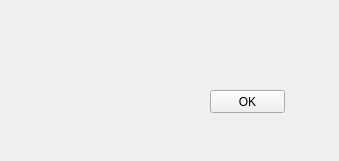
<?xml version="1.0" encoding="UTF-8"?>
<ui version="4.0">
 <class>SetParaDockWidget</class>
 <widget class="QDockWidget" name="SetParaDockWidget">
  <property name="geometry">
   <rect>
    <x>0</x>
    <y>0</y>
    <width>339</width>
    <height>161</height>
   </rect>
  </property>
  <property name="windowTitle">
   <string>设置起始帧</string>
  </property>
  <widget class="QWidget" name="widget">
   <widget class="QPushButton" name="pushButton">
    <property name="geometry">
     <rect>
      <x>210</x>
      <y>90</y>
      <width>75</width>
      <height>23</height>
     </rect>
    </property>
    <property name="text">
     <string>OK</string>
    </property>
   </widget>
  </widget>
 </widget>
 <layoutdefault spacing="6" margin="11"/>
 <resources/>
 <connections/>
</ui>
